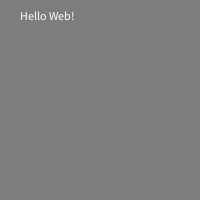
Frame 1 (no input)
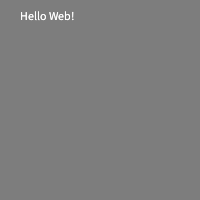
Frame 2 (the mouse pressed at the canvas centre, redrawn once)

The Processing sketch that drew these frames (run headless with seeded random() and noise(); the mouse was pressed at the canvas centre and the sketch redrawn once):

// Processing sketch: webtest
// ── webtest.pde
void setup()
{
  size(200,200);
  background(125);
  fill(255);
  noLoop(); 
}

void draw(){  
  text("Hello Web!",20,20);
  println("Hello ErrorLog!");
}
